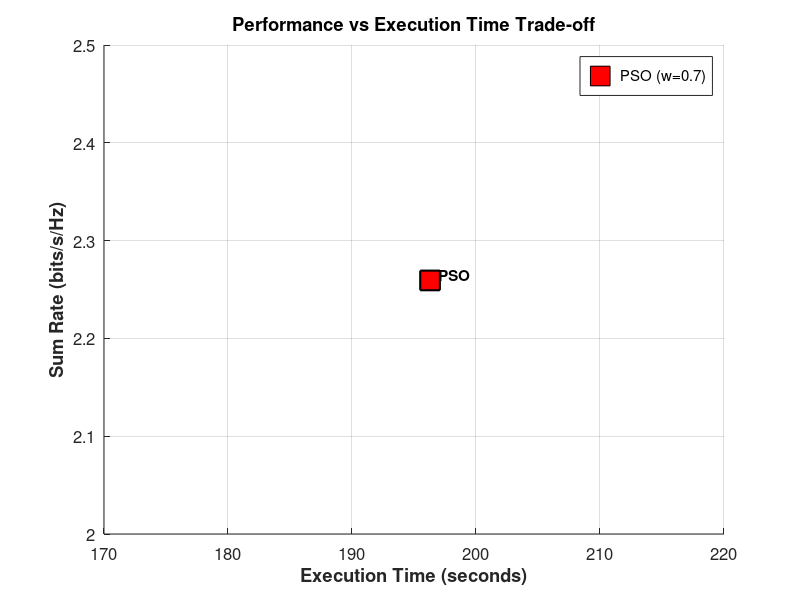
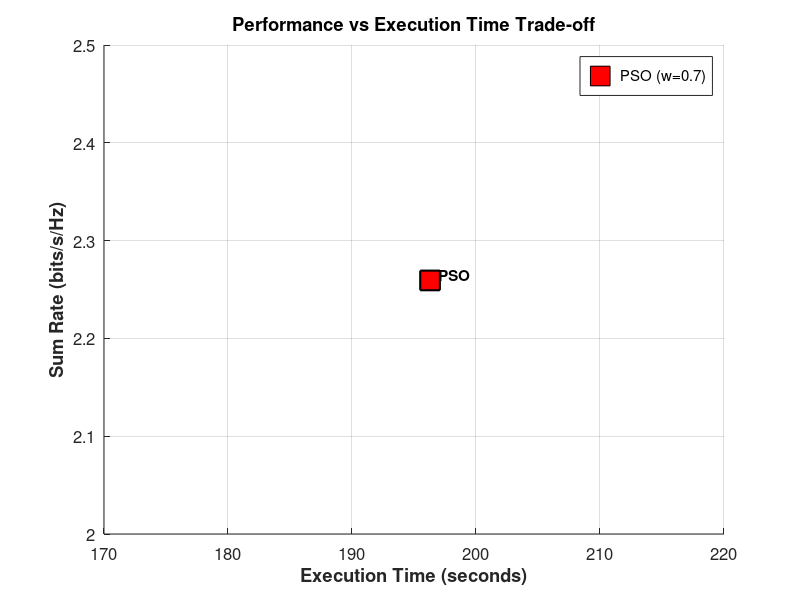

Write MATLAB code to recreate these figures, in order.
%% Plot Performance vs Execution Time
% This script creates a scatter plot showing the trade-off between
% final Sum Rate (performance) and execution time for all algorithms

clc;
clear all;
close all;

fprintf('========================================\n');
fprintf('  Loading Performance and Time Data... \n');
fprintf('========================================\n');

%% Load Gradient Descent results
try
    load('Capacity_K_10.mat');
    gd_capacity = Capacity_K_10(10);  % L=10 (Max_L)
    load('GD_execution_time.mat');
    gd_time = algorithm_execution_time;
    fprintf('✓ Loaded Gradient Descent: Capacity=%.4f, Time=%.2fs\n', gd_capacity, gd_time);
    has_GD = true;
catch
    fprintf('✗ Gradient Descent data not found\n');
    has_GD = false;
end

%% Load Standard PSO results
try
    load('Capacity_K_10_PSO.mat');
    pso_capacity = Capacity_K_10_PSO(10);  % L=10 (Max_L)
    load('PSO_execution_time.mat');
    pso_time = algorithm_execution_time;
    fprintf('✓ Loaded Standard PSO: Capacity=%.4f, Time=%.2fs\n', pso_capacity, pso_time);
    has_PSO = true;
catch
    fprintf('✗ Standard PSO data not found\n');
    has_PSO = false;
end

%% Load PSO-TVIW results
try
    load('Capacity_K_10_PSO_TVIW.mat');
    tviw_capacity = Capacity_K_10_PSO_TVIW(10);  % L=10 (Max_L)
    load('PSO_TVIW_execution_time.mat');
    tviw_time = algorithm_execution_time;
    fprintf('✓ Loaded PSO-TVIW: Capacity=%.4f, Time=%.2fs\n', tviw_capacity, tviw_time);
    has_TVIW = true;
catch
    fprintf('✗ PSO-TVIW data not found\n');
    has_TVIW = false;
end

%% Load Optimal Capacity (optional, for reference)
try
    load('Capacity_max.mat');
    optimal_capacity = Capacity_max(10);  % L=10 (Max_L)
    fprintf('✓ Loaded Optimal Capacity: %.4f bits/s/Hz\n', optimal_capacity);
    has_optimal = true;
catch
    fprintf('ℹ Optimal capacity not found (run test_max.m to generate)\n');
    has_optimal = false;
end

fprintf('========================================\n\n');

%% Check if at least one algorithm has data
if ~has_GD && ~has_PSO && ~has_TVIW
    error('No algorithm data found! Please run the algorithms first.');
end

%% Create Performance vs Time Plot
figure('Position', [100, 100, 900, 700]);
hold on;
grid on;

% Plot each algorithm as a scatter point with labels
marker_size = 200;

if has_GD
    scatter(gd_time, gd_capacity, marker_size, 'b', 'o', 'filled', ...
        'DisplayName', 'Gradient Descent', 'MarkerEdgeColor', 'k', 'LineWidth', 1.5);
    text(gd_time, gd_capacity, '  GD', 'FontSize', 11, 'FontWeight', 'bold', ...
        'VerticalAlignment', 'bottom', 'HorizontalAlignment', 'left');
end

if has_PSO
    scatter(pso_time, pso_capacity, marker_size, 'r', 's', 'filled', ...
        'DisplayName', 'PSO (w=0.7)', 'MarkerEdgeColor', 'k', 'LineWidth', 1.5);
    text(pso_time, pso_capacity, '  PSO', 'FontSize', 11, 'FontWeight', 'bold', ...
        'VerticalAlignment', 'bottom', 'HorizontalAlignment', 'left');
end

if has_TVIW
    scatter(tviw_time, tviw_capacity, marker_size, 'g', '^', 'filled', ...
        'DisplayName', 'PSO-TVIW (w: 0.9→0.4)', 'MarkerEdgeColor', 'k', 'LineWidth', 1.5);
    text(tviw_time, tviw_capacity, '  PSO-TVIW', 'FontSize', 11, 'FontWeight', 'bold', ...
        'VerticalAlignment', 'bottom', 'HorizontalAlignment', 'left');
end

%% Add optimal capacity reference line (horizontal)
if has_optimal
    xlim_current = xlim;
    plot(xlim_current, [optimal_capacity optimal_capacity], 'k--', 'LineWidth', 2, ...
        'DisplayName', sprintf('Optimal (%.2f)', optimal_capacity));
    text(mean(xlim_current), optimal_capacity, sprintf('  Optimal: %.2f', optimal_capacity), ...
        'FontSize', 10, 'VerticalAlignment', 'bottom', 'Color', 'k');
end

xlabel('Execution Time (seconds)', 'FontSize', 14, 'FontWeight', 'bold');
ylabel('Sum Rate (bits/s/Hz)', 'FontSize', 14, 'FontWeight', 'bold');
title('Performance vs Execution Time Trade-off', 'FontSize', 15, 'FontWeight', 'bold');
legend('Location', 'best', 'FontSize', 12);
set(gca, 'FontSize', 12);
hold off;

%% Save figure
savefig('performance_vs_time.fig');
saveas(gcf, 'performance_vs_time.jpg');
fprintf('✓ Performance vs Time plot saved to:\n');
fprintf('  - performance_vs_time.fig\n');
fprintf('  - performance_vs_time.jpg\n\n');

%% Print summary statistics
fprintf('========================================\n');
fprintf('  Performance vs Time Summary          \n');
fprintf('========================================\n\n');

if has_GD && has_PSO && has_TVIW
    % Calculate efficiency metrics
    fprintf('Algorithm Comparison:\n');
    fprintf('--------------------\n');
    
    % Best performance
    [best_capacity, best_idx] = max([gd_capacity, pso_capacity, tviw_capacity]);
    alg_names = {'Gradient Descent', 'PSO', 'PSO-TVIW'};
    fprintf('Best Performance: %s (%.4f bits/s/Hz)\n', alg_names{best_idx}, best_capacity);
    
    % Fastest algorithm
    [min_time, fast_idx] = min([gd_time, pso_time, tviw_time]);
    fprintf('Fastest Algorithm: %s (%.2f seconds)\n', alg_names{fast_idx}, min_time);
    
    % Efficiency (Capacity per second)
    gd_efficiency = gd_capacity / gd_time;
    pso_efficiency = pso_capacity / pso_time;
    tviw_efficiency = tviw_capacity / tviw_time;
    
    fprintf('\nEfficiency (Capacity/Time):\n');
    fprintf('  GD:       %.6f bits/s/Hz per second\n', gd_efficiency);
    fprintf('  PSO:      %.6f bits/s/Hz per second\n', pso_efficiency);
    fprintf('  PSO-TVIW: %.6f bits/s/Hz per second\n', tviw_efficiency);
    
    [best_eff, eff_idx] = max([gd_efficiency, pso_efficiency, tviw_efficiency]);
    fprintf('  → Most Efficient: %s\n', alg_names{eff_idx});
    
    if has_optimal
        fprintf('\nGap to Optimal:\n');
        fprintf('  GD:       %.4f bits/s/Hz (%.2f%%)\n', optimal_capacity - gd_capacity, ...
            (optimal_capacity - gd_capacity)/optimal_capacity*100);
        fprintf('  PSO:      %.4f bits/s/Hz (%.2f%%)\n', optimal_capacity - pso_capacity, ...
            (optimal_capacity - pso_capacity)/optimal_capacity*100);
        fprintf('  PSO-TVIW: %.4f bits/s/Hz (%.2f%%)\n', optimal_capacity - tviw_capacity, ...
            (optimal_capacity - tviw_capacity)/optimal_capacity*100);
    end
end

fprintf('\n========================================\n');
